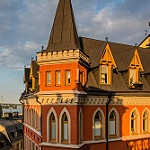
#> input picture train/images/color/1364.jpg, 150 x 150 px; its folder holds only this picture in this run
$ jupyter execute --allow-errors CNN_colorize.ipynb   (shell and % lines are left out)
#> lines starting #> are read from the running program, lines starting #| are printed output that depends on the picture
<a href="https://colab.research.google.com/github/Bileth/Grayscale-image-colorization/blob/master/CNN_colorize.ipynb" target="_parent"></a>

[cell 1]
import numpy as np
import cv2
import os
from matplotlib import pyplot as plt
import tensorflow as tf

[cell 2]
from keras.layers import Dense, Dropout, Activation, Flatten
from keras.layers import Convolution2D as Conv2D, MaxPooling2D
from keras.utils import np_utils
import keras
from keras.models import Sequential
from keras import backend as K
from keras import losses
from tensorflow.keras.layers import BatchNormalization
from sklearn.metrics import mean_absolute_error

[cell 3]
def read_images(path,num_images,xdim,ydim):
    images = []
    all_paths = os.listdir(path)
    mini_set = all_paths[:num_images]
    for i in mini_set:
        file = path+"/"+i
        image = cv2.imread(file)
        image = cv2.resize(image,(xdim,ydim))
        images.append(image)

    return images

#funkcija za pretvaranje rgb u  lab
def rgb_to_lab(images):
    lab_images = []
    for i in images:
        lab_image= cv2.cvtColor(i, cv2.COLOR_RGB2LAB)
        lab_images.append(lab_image)

    return lab_images

def lab_to_rgb(images):
    rgb_images = []
    for i in images:
        lab_image= cv2.cvtColor(i, cv2.COLOR_LAB2RGB)
        lab_images.append(lab_image)

#funkcija za izdvajanje l kanala i ab za trening
def extract_channels(lab_images):
    l_channels = []
    a_channels = []
    b_channels = []
    for i in lab_images:
        l,a,b = cv2.split(i)
        l_channels.append(l)
        a_channels.append(a)
        b_channels.append(b)

    return np.array(l_channels), np.array(a_channels), np.array(b_channels)

#funkcija za stvaranje podataka za treniranje i testiranje
def create_train_data(l,a,b):
    train_data = []
    for i in l:
        train_data.append(np.array(i,dtype= 'float32'))
    train_labels_a = []
    train_labels_b = []
    for i in a:
        train_labels_a.append(np.array(i.flatten(),dtype='float32'))
    for i in b:
        train_labels_b.append(np.array(i.flatten(),dtype='float32'))
    train_labels = []
    for i,j in zip(train_labels_a,train_labels_b):
        train_labels.append(np.concatenate((i,j),axis = 0))

    return train_data, train_labels

[cell 4]
path = "train/images/color"
num_images = 7000
x_dim = 128
y_dim = 128
images = read_images(path,num_images,x_dim,y_dim)
#> in read_images, image is the input picture: shape (150, 150, 3); mean B, G, R 80.4, 104.8, 134.1
#> in read_images, `image = cv2.resize(image,(xdim,ydim))`:
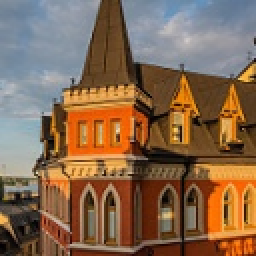
#> image: shape (128, 128, 3) (shown 2 times larger); mean B, G, R 80.3, 104.7, 134
#> images = 1 item
lab_images = rgb_to_lab(images)
#> the loop in rgb_to_lab, `for i in images:` made 1 pass
#> lab_images = 1 item
l,a,b = extract_channels(lab_images)
#> the loop in extract_channels, `for i in lab_images:` made 1 pass
#> pass 1, in extract_channels, `l,a,b = cv2.split(i)`:
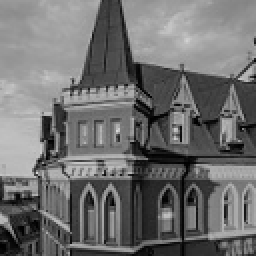
#> l: shape (128, 128) (shown 2 times larger); min 0, max 216, mean 111.2
#> pass 1, in extract_channels, `l,a,b = cv2.split(i)`:
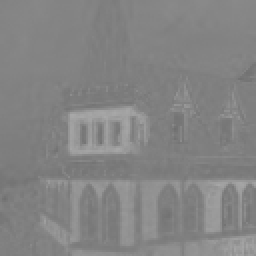
#> a: shape (128, 128) (shown 2 times larger); min 111, max 168, mean 131.6
#> pass 1, in extract_channels, `l,a,b = cv2.split(i)`:
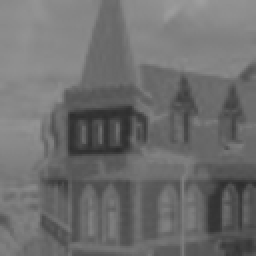
#> b: shape (128, 128) (shown 2 times larger); min 45, max 159, mean 109.8
train_data, train_labels = create_train_data(l,a,b)
#> the loop in create_train_data, `for i in l:` made 1 pass
#> the loop in create_train_data, `for i in a:` made 1 pass
#> the loop in create_train_data, `for i in b:` made 1 pass
#> the loop in create_train_data, `for i,j in zip(train_labels_a,train_labels_b):` made 1 pass
#> train_data = 1 item; train_labels = 1 item

[cell 5]
print(len(images))
#| 1

[cell 6]
print(len(train_data))
#| 1

#> (a cell that did not finish here is left out)

#> (a cell that did not finish here is left out)

[cell 9]
img_cols = 128
img_rows = 128
#> (the rest of this cell did not finish here and is left out)

#> (a cell that did not finish here is left out)

#> (a cell that did not finish here is left out)

#> (a cell that did not finish here is left out)

[cell 13]
batch_size = 64
epochs = 200
#> (the rest of this cell did not finish here and is left out)

#> (a cell that did not finish here is left out)

#> (a cell that did not finish here is left out)

[cell 16]
def plot_loss(history):
  plt.plot(history.history['loss'], label='loss')
  plt.plot(history.history['val_loss'], label='val_loss')
  plt.xlabel('Epoch')
  plt.ylabel('Error [MPG]')
  plt.legend()
  plt.grid(True)

#> (a cell that did not finish here is left out)

[cell 18]
path = "test/images/gray"
num_images = 19

x_dim = 128
y_dim = 128
#> (the rest of this cell did not finish here and is left out)

$ run again, on train/images/color/3634.jpg
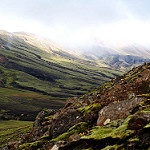
#> input picture train/images/color/3634.jpg, 150 x 150 px
#> in read_images, image is the input picture: shape (150, 150, 3); mean B, G, R 119.2, 129.5, 133.3
#> in read_images, `image = cv2.resize(image,(xdim,ydim))`:
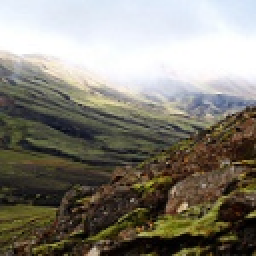
#> image: shape (128, 128, 3) (shown 2 times larger); mean B, G, R 119.1, 129.4, 133.2
#> images = 1 item
#> the loop in rgb_to_lab, `for i in images:` made 1 pass
#> the loop in extract_channels, `for i in lab_images:` made 1 pass
#> pass 1, in extract_channels, `l,a,b = cv2.split(i)`:
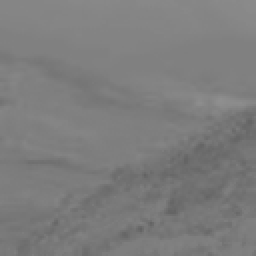
#> b: shape (128, 128) (shown 2 times larger); min 99, max 143, mean 124.5
#> the loop in create_train_data, `for i in l:` made 1 pass
#> the loop in create_train_data, `for i in a:` made 1 pass
#> the loop in create_train_data, `for i in b:` made 1 pass
#> the loop in create_train_data, `for i,j in zip(train_labels_a,train_labels_b):` made 1 pass
#| 1
#| 1

$ run again, on train/images/color/3914.jpg
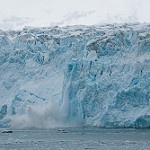
#> input picture train/images/color/3914.jpg, 150 x 150 px
#> in read_images, image is the input picture: shape (150, 150, 3); mean B, G, R 176.2, 160.5, 134.5
#> image: shape (128, 128, 3)
#> images = 1 item
#> the loop in rgb_to_lab, `for i in images:` made 1 pass
#> the loop in extract_channels, `for i in lab_images:` made 1 pass
#> pass 1, in extract_channels, `l,a,b = cv2.split(i)`:
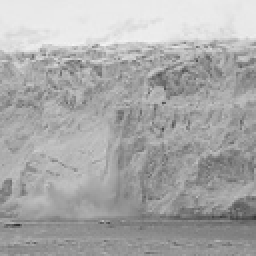
#> l: shape (128, 128) (shown 2 times larger); min 47, max 245, mean 169.7
#> pass 1, in extract_channels, `l,a,b = cv2.split(i)`:
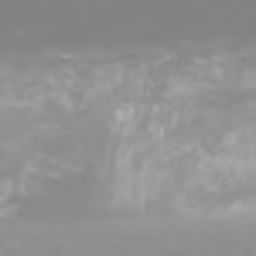
#> b: shape (128, 128) (shown 2 times larger); min 129, max 173, mean 144
#> the loop in create_train_data, `for i in l:` made 1 pass
#> the loop in create_train_data, `for i in a:` made 1 pass
#> the loop in create_train_data, `for i in b:` made 1 pass
#> the loop in create_train_data, `for i,j in zip(train_labels_a,train_labels_b):` made 1 pass
#| 1
#| 1

$ run again, on train/images/color/4047.jpg
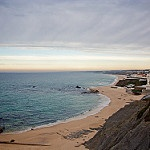
#> input picture train/images/color/4047.jpg, 150 x 150 px
#> in read_images, image is the input picture: shape (150, 150, 3); mean B, G, R 146.3, 146.4, 147.3
#> in read_images, `image = cv2.resize(image,(xdim,ydim))`:
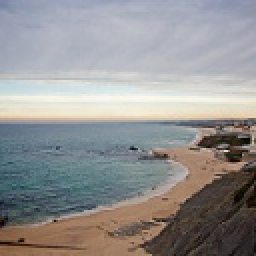
#> image: shape (128, 128, 3) (shown 2 times larger); mean B, G, R 146.2, 146.3, 147.2
#> images = 1 item
#> the loop in rgb_to_lab, `for i in images:` made 1 pass
#> the loop in extract_channels, `for i in lab_images:` made 1 pass
#> pass 1, in extract_channels, `l,a,b = cv2.split(i)`:
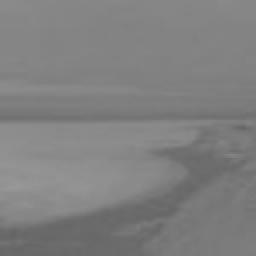
#> b: shape (128, 128) (shown 2 times larger); min 101, max 152, mean 127.5
#> the loop in create_train_data, `for i in l:` made 1 pass
#> the loop in create_train_data, `for i in a:` made 1 pass
#> the loop in create_train_data, `for i in b:` made 1 pass
#> the loop in create_train_data, `for i,j in zip(train_labels_a,train_labels_b):` made 1 pass
#| 1
#| 1

$ run again, on train/images/color/180.jpg
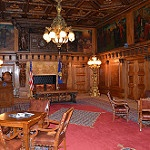
#> input picture train/images/color/180.jpg, 150 x 150 px
#> in read_images, image is the input picture: shape (150, 150, 3); mean B, G, R 50.1, 65.9, 118.4
#> image: shape (128, 128, 3)
#> images = 1 item
#> the loop in rgb_to_lab, `for i in images:` made 1 pass
#> the loop in extract_channels, `for i in lab_images:` made 1 pass
#> pass 1, in extract_channels, `l,a,b = cv2.split(i)`:
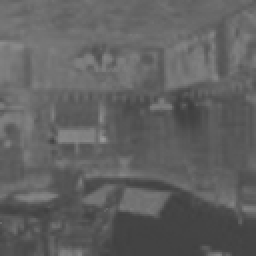
#> b: shape (128, 128) (shown 2 times larger); min 61, max 155, mean 96.8
#> the loop in create_train_data, `for i in l:` made 1 pass
#> the loop in create_train_data, `for i in a:` made 1 pass
#> the loop in create_train_data, `for i in b:` made 1 pass
#> the loop in create_train_data, `for i,j in zip(train_labels_a,train_labels_b):` made 1 pass
#| 1
#| 1
